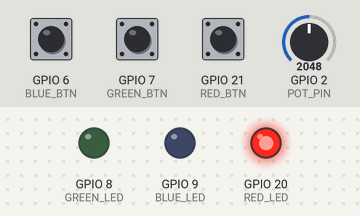
A sketch run on a simulated Seeed XIAO ESP32-C3. Parts: output pins drawn as LEDs (lit = HIGH). The test bench sets the inputs (shaded band); at power-on: GPIO 6 (BLUE_BTN) HIGH, GPIO 7 (GREEN_BTN) HIGH, GPIO 21 (RED_BTN) HIGH, GPIO 2 (POT_PIN) = 2048 (analog values on the 0–4095 scale). WiFi joins after 1.5 s; servers stay silent unless stated; no MQTT or app messages arrive unless stated; what the sketch prints to the serial monitor is not drawn.

Above: at 3.0 s.
3.1 s: GPIO 6 (BLUE_BTN) pulled LOW for 0.15 s
At 4.3 s:
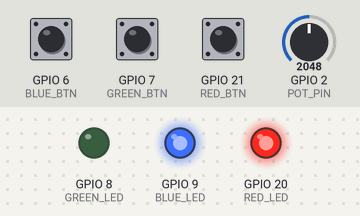
4.7 s: GPIO 7 (GREEN_BTN) pulled LOW for 0.15 s
At 5.6 s:
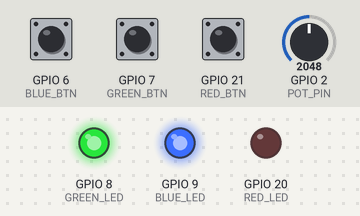
9.3 s: GPIO 21 (RED_BTN) pulled LOW for 0.15 s
At 10.4 s:
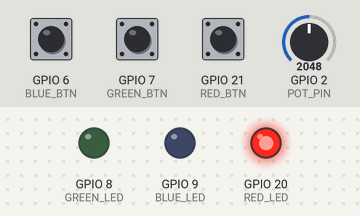
11.3 s: GPIO 6 (BLUE_BTN) pulled LOW for 1 s
At 11.54 s:
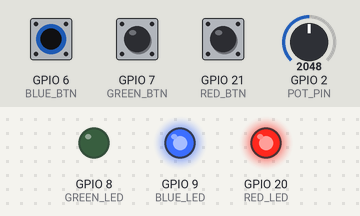
13.8 s: GPIO 7 (GREEN_BTN) pulled LOW for 1 s
At 14.9 s:
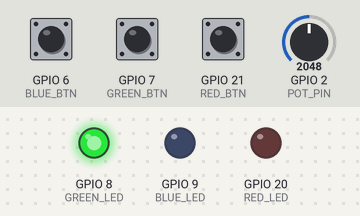
Timing chart, 0 to 16.8 s (numbered marks = the images above; inputs shaded):
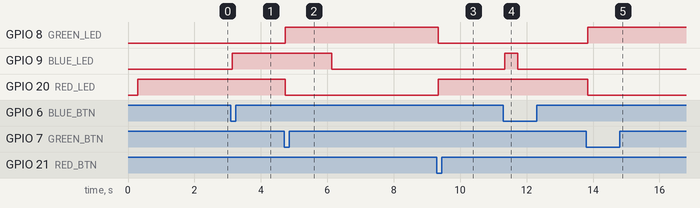

Measured:
- after the input at 3.1 s, GPIO 9 (BLUE_LED): LOW → HIGH at once
- after the input at 4.7 s, GPIO 8 (GREEN_LED): LOW → HIGH at once; GPIO 9 (BLUE_LED): HIGH → LOW after 1.4 s; GPIO 20 (RED_LED): HIGH → LOW at once
- after the input at 9.3 s, GPIO 8 (GREEN_LED): HIGH → LOW at once; GPIO 20 (RED_LED): LOW → HIGH at once
- after the input at 11.3 s, GPIO 9 (BLUE_LED): LOW → HIGH at once, → LOW 0.40 s later
- after the input at 13.8 s, GPIO 8 (GREEN_LED): LOW → HIGH at once; GPIO 20 (RED_LED): HIGH → LOW at once

The sketch:

XIAO_ESP32C3_OEE.ino
```cpp
/*
============================================================================
XIAO ESP32-C3 OEE SIMULATOR  —  EET 124
============================================================================
STUDENTS — CHANGE ONE LINE
--------------------------
In the MQTT TOPICS section, set TOPIC_PATH to:

    EET124/OEE/<FirstName><LastInitial>/

No spaces. DrJeff is the example. Alex Rivera would use AlexR.
Every topic (json, availability, oee, counts, status, ...) is built
from that single string. Do not edit the topic names one by one.

INPUTS                         OUTPUTS
------                         -------
D4  blue button   DEFECT       D7  red LED     STOPPED
D5  green button  START        D8  green LED   RUNNING
D6  red button    STOP         D9  blue LED    scrap armed / just scrapped
A0  speed pot     80% – 120%

Buttons are active-LOW with the internal pull-ups (other side to GND).
Pot: one end 3V3, one end GND, wiper to A0.

THE LINE
--------
Boots STOPPED. The shift clock does not start until the first START.
Time spent powered up before that is not downtime.
After the shift starts, every STOP is unplanned downtime.

A clean run is 100 OEE:
  pot at 100%, no STOP, no scrap.
Performance is the pot itself (80% to 120% of nameplate).
Nameplate is 1 widget / second, 60 / minute, and the cycle time
matches that setting exactly.
Quality starts at 100. It falls only when a real widget is scrapped.
OEE falls only when you slow the pot, press STOP, or scrap a part.

The blue button is the inspector. It does NOT create a part.
  • If a good widget is on the count, that widget becomes scrap
    (good -, bad +, total unchanged).
  • If there is no good widget yet, the next cycle is born as scrap.
good + bad always equals total.

    Availability = Run Time / Planned Time     (100 before the shift)
    Performance  = speed pot
    Quality      = Good Count / Total Count    (100 until a scrap)
    OEE          = Availability × Performance × Quality

Wi-Fi or MQTT can drop. The station keeps cycling and the counts stay
on the board. Publishing resumes when the broker is back.
Offline is a retained last-will on this station's own status topic,
so one student cannot clear another student's "Online".
============================================================================
*/

#include <WiFi.h>
#include <WiFiClientSecure.h>
#include <PubSubClient.h>

//============================================================================
// INPUTS / OUTPUTS
//============================================================================
#define GREEN_BTN D5
#define RED_BTN   D6
#define BLUE_BTN  D4
#define RED_LED   D7
#define GREEN_LED D8
#define BLUE_LED  D9
#define POT_PIN   A0

const unsigned long DEBOUNCE_MS     = 40;
const unsigned long PUBLISH_MS      = 1000;
const unsigned long SCRAP_FLASH_MS  = 400;
const int           MAX_SCRAP_QUEUE = 25;

//============================================================================
// WIFI NETWORKS
//============================================================================
const char* wifiNetworks[][2] =
{
  {"Wokwi-GUEST", ""},
  {"eet124", "buttercup"},
  {"PCT-IOT", "wildcats"}
};
const int NUM_NETWORKS = sizeof(wifiNetworks) / sizeof(wifiNetworks[0]);

//============================================================================
// MQTT SETTINGS
//============================================================================
#define MQTT_SERVER   "e6fc009f759842338bc9b4a61b9ca0a7.s1.eu.hivemq.cloud"
#define MQTT_PORT     8883
#define MQTT_USER     "mqtt-fall24"
#define MQTT_PASSWORD "w@terHouse5"

//============================================================================
// MQTT TOPICS
// CHANGE ONLY THIS LINE.
// First name + last initial, no spaces. Keep the slash at the end.
//     "EET124/OEE/AlexR/"
//============================================================================
const char* TOPIC_PATH = "EET124/OEE/DrJeff/";

char jsonTopic[96];
char availTopic[96];
char perfTopic[96];
char qualityTopic[96];
char oeeTopic[96];
char goodTopic[96];
char badTopic[96];
char totalTopic[96];
char speedTopic[96];
char runningTopic[96];
char scrapTopic[96];
char statusTopic[96];

//============================================================================
// MQTT OBJECTS
//============================================================================
WiFiClientSecure secureClient;
PubSubClient client(secureClient);
char mqttClientId[24] = "OEE-boot";

//============================================================================
// PRODUCTION
//============================================================================
const float IDEAL_RATE_PPS = 1.0f;   // nameplate at 100% speed
const float IDEAL_CYCLE_MS = 1000.0f;

bool machineRunning = false;         // a real station does not boot in run
bool shiftStarted = false;          // planned time starts on the first START
bool downtimeActive = false;
uint32_t shiftStartMillis = 0;
uint32_t accumulatedDowntime = 0;
uint32_t downtimeStartMillis = 0;
uint32_t lastWidgetTime = 0;
uint32_t lastPublishTime = 0;
float cycleJitter = 1.0f;
float commandSpeed = 100.0f;

uint32_t totalCount = 0;
uint32_t goodCount = 0;
uint32_t badCount = 0;
int scrapQueued = 0;                 // future cycles already condemned
uint32_t defectFlashUntil = 0;

int wifiIndex = 0;
uint32_t lastWifiAttempt = 0;
uint32_t lastMqttAttempt = 0;

//============================================================================
// BUTTONS
//============================================================================
struct DebouncedButton
{
  int pin;
  bool stable;
  bool lastReading;
  uint32_t lastChange;
};

DebouncedButton greenBtn = {GREEN_BTN, HIGH, HIGH, 0};
DebouncedButton redBtn   = {RED_BTN,   HIGH, HIGH, 0};
DebouncedButton blueBtn  = {BLUE_BTN,  HIGH, HIGH, 0};

//============================================================================
// PROTOTYPES
//============================================================================
void makeTopic(char* dest, size_t len, const char* leaf);
void buildTopics();
void connectWiFi();
void serviceWiFi();
void serviceMQTT();
void updateSpeed();
void checkButtons();
void updateLEDs();
void produceParts();
void publishData();
bool pressed(DebouncedButton& btn);
void armNextCycle();
unsigned long currentInterval();

//============================================================================
// SETUP
//============================================================================
void setup()
{
  Serial.begin(115200);
  delay(300);

  analogReadResolution(12);
  pinMode(GREEN_BTN, INPUT_PULLUP);
  pinMode(RED_BTN, INPUT_PULLUP);
  pinMode(BLUE_BTN, INPUT_PULLUP);
  pinMode(RED_LED, OUTPUT);
  pinMode(GREEN_LED, OUTPUT);
  pinMode(BLUE_LED, OUTPUT);

  machineRunning = false;
  shiftStarted = false;
  downtimeActive = false;
  digitalWrite(RED_LED, HIGH);
  digitalWrite(GREEN_LED, LOW);
  digitalWrite(BLUE_LED, LOW);

  randomSeed(analogRead(POT_PIN) + (int)millis());
  armNextCycle();

  buildTopics();

  Serial.println();
  Serial.println("=========================================");
  Serial.println("XIAO ESP32-C3 OEE SIMULATOR");
  Serial.print("TOPIC PATH  ");
  Serial.println(TOPIC_PATH);
  Serial.println("Line is STOPPED — press START");
  Serial.println("100% pot, no stop, no scrap = 100 OEE");
  Serial.println("=========================================");

  connectWiFi();

  secureClient.setInsecure();
  client.setServer(MQTT_SERVER, MQTT_PORT);
  // Stock PubSubClient packets are 256 bytes. The JSON report is larger.
  client.setBufferSize(1024);

  lastWidgetTime = millis();
  lastPublishTime = millis();
  lastWifiAttempt = millis();
}

//============================================================================
// LOOP
//============================================================================
void loop()
{
  serviceWiFi();
  serviceMQTT();
  updateSpeed();
  checkButtons();
  updateLEDs();
  produceParts();

  if (millis() - lastPublishTime >= PUBLISH_MS)
  {
    lastPublishTime = millis();
    publishData();
  }
}

//============================================================================
// TOPICS — one path, every leaf
//============================================================================
void makeTopic(char* dest, size_t len, const char* leaf)
{
  size_t n = strlen(TOPIC_PATH);
  bool hasSlash = (n > 0 && TOPIC_PATH[n - 1] == '/');
  if (hasSlash)
  {
    snprintf(dest, len, "%s%s", TOPIC_PATH, leaf);
  }
  else
  {
    snprintf(dest, len, "%s/%s", TOPIC_PATH, leaf);
  }
}

void buildTopics()
{
  makeTopic(jsonTopic,    sizeof(jsonTopic),    "json");
  makeTopic(availTopic,   sizeof(availTopic),   "availability");
  makeTopic(perfTopic,    sizeof(perfTopic),    "performance");
  makeTopic(qualityTopic, sizeof(qualityTopic), "quality");
  makeTopic(oeeTopic,     sizeof(oeeTopic),     "oee");
  makeTopic(goodTopic,    sizeof(goodTopic),    "goodCount");
  makeTopic(badTopic,     sizeof(badTopic),     "badCount");
  makeTopic(totalTopic,   sizeof(totalTopic),   "totalCount");
  makeTopic(speedTopic,   sizeof(speedTopic),   "speedPercent");
  makeTopic(runningTopic, sizeof(runningTopic), "running");
  makeTopic(scrapTopic,   sizeof(scrapTopic),   "scrapQueued");
  makeTopic(statusTopic,  sizeof(statusTopic),  "status");

  Serial.println(jsonTopic);
  Serial.println(availTopic);
  Serial.println(perfTopic);
  Serial.println(qualityTopic);
  Serial.println(oeeTopic);
  Serial.println(goodTopic);
  Serial.println(badTopic);
  Serial.println(totalTopic);
  Serial.println(speedTopic);
  Serial.println(runningTopic);
  Serial.println(scrapTopic);
  Serial.println(statusTopic);
}

//============================================================================
// WIFI
//============================================================================
void connectWiFi()
{
  for (int i = 0; i < NUM_NETWORKS; i++)
  {
    Serial.print("Trying ");
    Serial.println(wifiNetworks[i][0]);
    WiFi.begin(wifiNetworks[i][0], wifiNetworks[i][1]);

    int attempts = 0;
    while (WiFi.status() != WL_CONNECTED && attempts < 20)
    {
      delay(500);
      Serial.print(".");
      attempts++;
    }

    if (WiFi.status() == WL_CONNECTED)
    {
      wifiIndex = (i + 1) % NUM_NETWORKS;
      Serial.println();
      Serial.println("WiFi Connected");
      Serial.print("IP: ");
      Serial.println(WiFi.localIP());

      uint8_t mac[6];
      WiFi.macAddress(mac);
      snprintf(
        mqttClientId,
        sizeof(mqttClientId),
        "OEE-%02X%02X%02X",
        mac[3], mac[4], mac[5]
      );
      Serial.print("Client ");
      Serial.println(mqttClientId);
      return;
    }

    Serial.println();
    Serial.println("No join");
  }

  Serial.println("WiFi not up yet — line will still run, retrying in loop");
}

void serviceWiFi()
{
  if (WiFi.status() == WL_CONNECTED)
  {
    return;
  }

  if (millis() - lastWifiAttempt < 15000)
  {
    return;
  }
  lastWifiAttempt = millis();

  Serial.print("Retrying WiFi ");
  Serial.println(wifiNetworks[wifiIndex][0]);
  WiFi.begin(wifiNetworks[wifiIndex][0], wifiNetworks[wifiIndex][1]);
  wifiIndex = (wifiIndex + 1) % NUM_NETWORKS;
}

//============================================================================
// MQTT  (non-blocking: a dead broker must not freeze the station)
//============================================================================
void serviceMQTT()
{
  if (WiFi.status() != WL_CONNECTED)
  {
    return;
  }

  if (client.connected())
  {
    client.loop();
    return;
  }

  if (millis() - lastMqttAttempt < 5000)
  {
    return;
  }
  lastMqttAttempt = millis();

  Serial.print("Connecting MQTT...");
  bool ok = client.connect(
    mqttClientId,
    MQTT_USER,
    MQTT_PASSWORD,
    statusTopic,
    0,
    true,
    "Offline"
  );

  if (ok)
  {
    Serial.println("Connected");
    client.publish(statusTopic, "Online", true);
  }
  else
  {
    Serial.print("Failed rc=");
    Serial.println(client.state());
  }
}

//============================================================================
// SPEED  —  12-bit pot, 80% to 120%, smoothed so ADC noise is not a VFD
//============================================================================
void updateSpeed()
{
  uint32_t sum = 0;
  for (int i = 0; i < 8; i++)
  {
    sum += analogRead(POT_PIN);
  }
  float raw = sum / 8.0f;
  if (raw < 0.0f) raw = 0.0f;
  if (raw > 4095.0f) raw = 4095.0f;

  float speed = 80.0f + (raw / 4095.0f) * 40.0f;
  commandSpeed = (commandSpeed * 0.75f) + (speed * 0.25f);
}

void armNextCycle()
{
  cycleJitter = 1.0f;
}

unsigned long currentInterval()
{
  float factor = commandSpeed / 100.0f;
  if (factor < 0.50f) factor = 0.50f;
  unsigned long interval = (unsigned long)((IDEAL_CYCLE_MS / factor) * cycleJitter);
  if (interval < 200) interval = 200;
  return interval;
}

//============================================================================
// BUTTONS
//============================================================================
bool pressed(DebouncedButton& btn)
{
  bool reading = digitalRead(btn.pin);
  if (reading != btn.lastReading)
  {
    btn.lastChange = millis();
    btn.lastReading = reading;
  }

  if ((millis() - btn.lastChange) >= DEBOUNCE_MS && reading != btn.stable)
  {
    btn.stable = reading;
    return btn.stable == LOW;
  }
  return false;
}

void checkButtons()
{
  if (pressed(greenBtn))
  {
    if (!machineRunning)
    {
      machineRunning = true;
      if (!shiftStarted)
      {
        shiftStarted = true;
        shiftStartMillis = millis();
        accumulatedDowntime = 0;
        downtimeActive = false;
      }
      else if (downtimeActive)
      {
        accumulatedDowntime += millis() - downtimeStartMillis;
        downtimeActive = false;
      }
      lastWidgetTime = millis();
      armNextCycle();
      Serial.println("START");
    }
  }

  if (pressed(redBtn))
  {
    if (machineRunning)
    {
      machineRunning = false;
      downtimeStartMillis = millis();
      downtimeActive = true;
      Serial.println("STOP");
    }
  }

  if (pressed(blueBtn))
  {
    if (goodCount > 0)
    {
      goodCount--;
      badCount++;
      defectFlashUntil = millis() + SCRAP_FLASH_MS;
      Serial.println("DEFECT — good part scrapped");
    }
    else if (scrapQueued < MAX_SCRAP_QUEUE)
    {
      scrapQueued++;
      Serial.println("DEFECT — next part will be scrap");
    }
    else
    {
      Serial.println("DEFECT ignored — scrap queue full");
    }
  }
}

//============================================================================
// LEDS
//============================================================================
void updateLEDs()
{
  digitalWrite(GREEN_LED, machineRunning ? HIGH : LOW);
  digitalWrite(RED_LED, machineRunning ? LOW : HIGH);

  bool scrapLit = (scrapQueued > 0) || (defectFlashUntil != 0 && millis() < defectFlashUntil);
  digitalWrite(BLUE_LED, scrapLit ? HIGH : LOW);
}

//============================================================================
// PRODUCTION
//============================================================================
void produceParts()
{
  if (!machineRunning)
  {
    return;
  }

  unsigned long interval = currentInterval();
  if (millis() - lastWidgetTime < interval)
  {
    return;
  }

  lastWidgetTime += interval;
  if (millis() - lastWidgetTime > interval)
  {
    lastWidgetTime = millis();
  }
  totalCount++;

  if (scrapQueued > 0)
  {
    scrapQueued--;
    badCount++;
    defectFlashUntil = millis() + SCRAP_FLASH_MS;
    Serial.println("SCRAP PART");
  }
  else
  {
    goodCount++;
    Serial.println("GOOD PART");
  }

  armNextCycle();
}

//============================================================================
// OEE + MQTT
//============================================================================
void publishNumber(const char* topic, float value, int decimals)
{
  char buffer[24];
  if (decimals <= 0)
  {
    snprintf(buffer, sizeof(buffer), "%.0f", value);
  }
  else if (decimals == 1)
  {
    snprintf(buffer, sizeof(buffer), "%.1f", value);
  }
  else
  {
    snprintf(buffer, sizeof(buffer), "%.2f", value);
  }
  client.publish(topic, buffer, true);
}

void publishData()
{
  float availability = 100.0f;
  float performance = commandSpeed;
  float quality = 100.0f;
  float runtimeSec = 0.0f;
  float downtimeSec = 0.0f;

  if (shiftStarted)
  {
    uint32_t now = millis();
    uint32_t planned = now - shiftStartMillis;
    uint32_t down = accumulatedDowntime;
    if (downtimeActive)
    {
      down += now - downtimeStartMillis;
    }
    if (down > planned)
    {
      down = planned;
    }
    uint32_t runtime = planned - down;
    if (planned > 0)
    {
      availability = (100.0f * (float)runtime) / (float)planned;
    }
    if (totalCount > 0)
    {
      quality = (100.0f * (float)goodCount) / (float)totalCount;
    }
    runtimeSec = runtime / 1000.0f;
    downtimeSec = down / 1000.0f;
  }

  float oee =
    (availability / 100.0f) *
    (performance / 100.0f) *
    (quality / 100.0f) *
    100.0f;

  char payload[512];
  snprintf(
    payload,
    sizeof(payload),
    "{\"availability\":%.2f,\"performance\":%.2f,\"quality\":%.2f,\"oee\":%.2f,"
    "\"speedPercent\":%.1f,\"goodCount\":%lu,\"badCount\":%lu,\"totalCount\":%lu,"
    "\"running\":%s,\"scrapQueued\":%d,\"runtimeSec\":%.1f,\"downtimeSec\":%.1f}",
    availability,
    performance,
    quality,
    oee,
    commandSpeed,
    (unsigned long)goodCount,
    (unsigned long)badCount,
    (unsigned long)totalCount,
    machineRunning ? "true" : "false",
    scrapQueued,
    runtimeSec,
    downtimeSec
  );

  Serial.println();
  Serial.println("============= OEE =============");
  Serial.printf("Availability : %6.2f %%\n", availability);
  Serial.printf("Performance  : %6.2f %%\n", performance);
  Serial.printf("Quality      : %6.2f %%\n", quality);
  Serial.printf("OEE          : %6.2f %%\n", oee);
  Serial.printf("Speed        : %6.1f %%\n", commandSpeed);
  Serial.printf("Cycle        : %lu ms\n", currentInterval());
  Serial.printf("Good         : %lu\n", (unsigned long)goodCount);
  Serial.printf("Bad          : %lu\n", (unsigned long)badCount);
  Serial.printf("Total        : %lu\n", (unsigned long)totalCount);
  Serial.printf("Scrap queued : %d\n", scrapQueued);
  Serial.printf("Runtime      : %.1f s\n", runtimeSec);
  Serial.printf("Downtime     : %.1f s\n", downtimeSec);
  Serial.println(payload);
  Serial.println("================================");

  if (!client.connected())
  {
    return;
  }

  client.publish(jsonTopic, payload, true);
  publishNumber(availTopic, availability, 2);
  publishNumber(perfTopic, performance, 2);
  publishNumber(qualityTopic, quality, 2);
  publishNumber(oeeTopic, oee, 2);
  publishNumber(speedTopic, commandSpeed, 1);

  char buffer[24];
  snprintf(buffer, sizeof(buffer), "%lu", (unsigned long)goodCount);
  client.publish(goodTopic, buffer, true);
  snprintf(buffer, sizeof(buffer), "%lu", (unsigned long)badCount);
  client.publish(badTopic, buffer, true);
  snprintf(buffer, sizeof(buffer), "%lu", (unsigned long)totalCount);
  client.publish(totalTopic, buffer, true);
  snprintf(buffer, sizeof(buffer), "%d", scrapQueued);
  client.publish(scrapTopic, buffer, true);
  client.publish(runningTopic, machineRunning ? "true" : "false", true);
}
```
